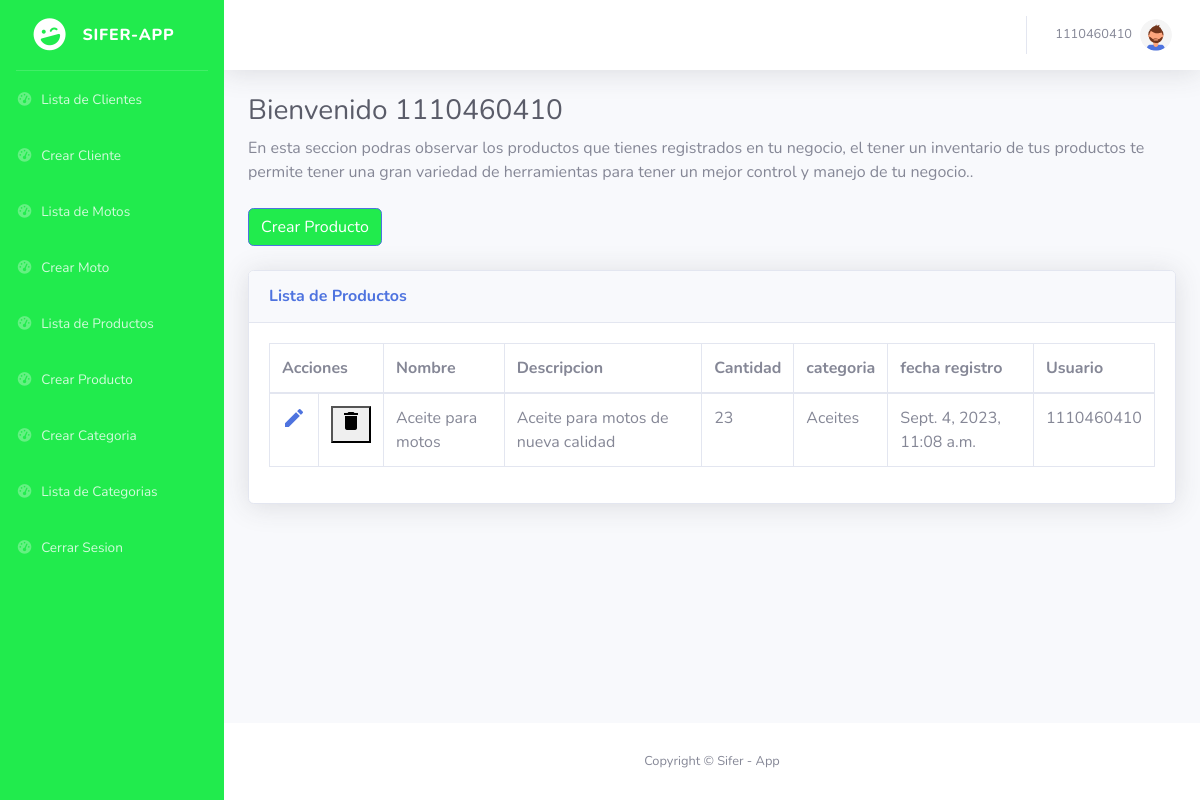
Screenshot of /productos/ (signed in) with the database file from the repository.
### motorcycles/models.py (models this page shows, shortened)
class Productos(models.Model):
    id = models.AutoField(primary_key=True, null=False)
    nombre = models.CharField(max_length=100, null=False)
    description = models.TextField(blank=True, null=True)
    cantidad = models.BigIntegerField(null=False)
    categoria = models.ForeignKey(Categorias, on_delete=models.CASCADE)
    fecha_registro = models.DateTimeField(default=timezone.now)
    user = models.ForeignKey(User, on_delete=models.CASCADE)

class Categorias(models.Model):
    nombre = models.CharField(max_length=100, null=False)

### motorcycles/views.py (the view)
# urls.py: path('productos/', views.productos, name="productos"),
@login_required
def productos(request):
    productos = Productos.objects.all()
    categorias = Categorias.objects.all()
    return render(request, 'productos.html', {'producto': productos, 'categoria': categorias})

### motorcycles/templates/productos.html (shortened to what this page needs)
{% extends 'header.html' %}
{% block content %}
<div class="container-fluid">
    <h1 class="h3 mb-2 text-gray-800">Bienvenido {{user.username}} </h1>
    <p class="mb-4">En esta seccion podras observar los productos que tienes registrados en tu negocio, el tener un
        inventario de tus productos te permite tener una gran variedad de herramientas para tener un mejor control y
        manejo de tu negocio.</a>.</p>
    <a href="/create_product" class="btn btn-primary bg-gradient-primary mb-4">Crear Producto</a>
    <div class="card shadow mb-4">
        <div class="card-header py-3">
            <h6 class="m-0 font-weight-bold text-primary">Lista de Productos</h6>
        </div>
        <div class="card-body">
            <div class="table-responsive">
                <table class="table table-bordered" id="dataTable" width="100%" cellspacing="0">
                    <thead>
                        <tr>
                            <th colspan="2">Acciones</th>
                            <th>Nombre</th>
                            <th>Descripcion</th>
                            <th>Cantidad</th>
                            <th>categoria</th>
                            <th>fecha registro</th>
                            <th>Usuario</th>
                        </tr>
                    </thead>
                    <tbody>
                        {% for products in producto %}
                        <tr>
                            <td><a href="{% url 'update_producto' products.id %}"><i class="material-icons"
                                        data-toggle="tooltip" title="Editar">&#xE254;</i></a>
                            </td>
                            <td>
                                <form method="POST" action="{% url 'delete_product' products.id %}">
                                    <button class="button"
                                        onclick="return confirm('¿Desea eliminar el registro de usuario seleccionado?');"
                                        type="submit"><i class="material-icons" data-toggle="tooltip"
                                            title="Borrar">&#xE872;</i></button>
                                </form>
                            </td>
                            <td>{{ products.nombre }}</td>
                            <td>{{ products.description }}</td>
                            <td>{{ products.cantidad }}</td>
                            <td>{{ products.categoria.nombre }}</td>
                            <td>{{ products.fecha_registro }}</td>
                            <td>{{ products.user.username }}</td>
                        </tr>
                        {% endfor%}
                    </tbody>
                </table>
            </div>
        </div>
    </div>
</div>
</div>
<footer class="sticky-footer bg-white">
    <div class="container my-auto">
        <div class="copyright text-center my-auto">
            <span>Copyright &copy; Sifer - App</span>
        </div>
    </div>
</footer>
</div>
</div>
{% endblock %}

### motorcycles/templates/header.html (shortened to what this page needs)
{% load static %}
<!DOCTYPE html>
<html lang="en">
<head>
    <link href="vendor/fontawesome-free/css/all.min.css" rel="stylesheet" type="text/css">
    <link href="{% static 'css/admin.css' %}" rel="stylesheet">
    <link href="vendor/datatables/dataTables.bootstrap4.min.css" rel="stylesheet">
</head>
<body id="page-top">
    <div id="wrapper">
        <ul class="navbar-nav bg-gradient-primary sidebar sidebar-dark accordion" id="accordionSidebar">
            <a class="sidebar-brand d-flex align-items-center justify-content-center" href="/productos">
                <div class="sidebar-brand-icon rotate-n-15">
                    <i class="fas fa-laugh-wink"></i>
                </div>
                <div class="sidebar-brand-text mx-3">Sifer-App</div>
            </a>
            <hr class="sidebar-divider my-0">
            <li class="nav-item">
                <a class="nav-link" href="/clientes">
                    <i class="fas fa-fw fa-tachometer-alt"></i>
                    <span>Lista de Clientes</span></a>
            </li>
            <li class="nav-item">
                <a class="nav-link" href="/create_client">
                    <i class="fas fa-fw fa-tachometer-alt"></i>
                    <span>Crear Cliente</span></a>
            </li>
            <li class="nav-item">
                <a class="nav-link" href="/motos">
                    <i class="fas fa-fw fa-tachometer-alt"></i>
                    <span>Lista de Motos</span></a>
            </li>
            <li class="nav-item">
                <a class="nav-link" href="/create_motorcycle">
                    <i class="fas fa-fw fa-tachometer-alt"></i>
                    <span>Crear Moto</span></a>
            </li>
            <li class="nav-item">
                <a class="nav-link" href="/productos">
                    <i class="fas fa-fw fa-tachometer-alt"></i>
                    <span>Lista de Productos</span></a>
            </li>
            <li class="nav-item">
                <a class="nav-link" href="/create_product">
                    <i class="fas fa-fw fa-tachometer-alt"></i>
                    <span>Crear Producto</span></a>
            </li>
            <li class="nav-item">
                <a class="nav-link" href="/create_category">
                    <i class="fas fa-fw fa-tachometer-alt"></i>
                    <span>Crear Categoria</span></a>
            </li>
            <li class="nav-item">
                <a class="nav-link" href="/categorias">
                    <i class="fas fa-fw fa-tachometer-alt"></i>
                    <span>Lista de Categorias</span></a>
            </li>
            <li class="nav-item">
                <a class="nav-link" href="/logout">
                    <i class="fas fa-fw fa-tachometer-alt"></i>
                    <span>Cerrar Sesion</span></a>
            </li>
        </ul>
        <div id="content-wrapper" class="d-flex flex-column">
            <div id="content">
                <nav class="navbar navbar-expand navbar-light bg-white topbar mb-4 static-top shadow">
                    <ul class="navbar-nav ml-auto">
                        <li class="nav-item dropdown no-arrow">
                            <a class="nav-link dropdown-toggle" href="#" id="userDropdown" role="button"
                                data-toggle="dropdown" aria-haspopup="true" aria-expanded="false">
                                <span class="mr-2 d-none d-lg-inline text-gray-600 small">{{ user.username}}</span>
                                <img class="img-profile rounded-circle" src="{% static 'img/undraw_profile.svg' %}">
                            </a>
                        </li>
                    </ul>
                </nav>
                {% block content %}
                {% endblock %}
</body>
</html>

### rows the page displays
Productos: nombre "Aceite para motos", description "Aceite para motos de nueva calidad", cantidad "23", categoria.nombre "Aceites", fecha_registro "Sept. 4, 2023, 11:08 a.m.", user.username "1110460410"

### other values shown
{{ user.username }} "1110460410"
